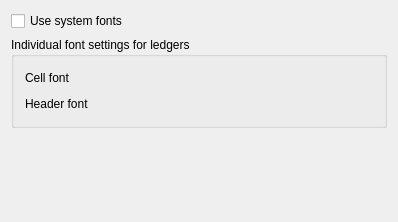
<?xml version="1.0" encoding="UTF-8"?>
<ui version="4.0">
 <class>KSettingsFonts</class>
 <widget class="QWidget" name="KSettingsFonts">
  <property name="geometry">
   <rect>
    <x>0</x>
    <y>0</y>
    <width>398</width>
    <height>222</height>
   </rect>
  </property>
  <property name="windowTitle">
   <string>Font settings</string>
  </property>
  <layout class="QVBoxLayout">
   <item>
    <widget class="QCheckBox" name="kcfg_useSystemFont">
     <property name="text">
      <string>Use system fonts</string>
     </property>
    </widget>
   </item>
   <item>
    <widget class="QGroupBox" name="m_individualFontsFrame">
     <property name="title">
      <string>Individual font settings for ledgers</string>
     </property>
     <layout class="QGridLayout">
      <item row="0" column="2">
       <widget class="KFontRequester" name="kcfg_listCellFont"/>
      </item>
      <item row="1" column="2">
       <widget class="KFontRequester" name="kcfg_listHeaderFont"/>
      </item>
      <item row="0" column="1">
       <spacer name="spacer2">
        <property name="orientation">
         <enum>Qt::Horizontal</enum>
        </property>
        <property name="sizeType">
         <enum>QSizePolicy::Expanding</enum>
        </property>
        <property name="sizeHint" stdset="0">
         <size>
          <width>110</width>
          <height>20</height>
         </size>
        </property>
       </spacer>
      </item>
      <item row="1" column="1">
       <spacer name="spacer3">
        <property name="orientation">
         <enum>Qt::Horizontal</enum>
        </property>
        <property name="sizeType">
         <enum>QSizePolicy::Expanding</enum>
        </property>
        <property name="sizeHint" stdset="0">
         <size>
          <width>100</width>
          <height>20</height>
         </size>
        </property>
       </spacer>
      </item>
      <item row="0" column="0">
       <widget class="QLabel" name="textLabel1">
        <property name="text">
         <string>Cell font</string>
        </property>
        <property name="wordWrap">
         <bool>false</bool>
        </property>
       </widget>
      </item>
      <item row="1" column="0">
       <widget class="QLabel" name="textLabel2">
        <property name="text">
         <string>Header font</string>
        </property>
        <property name="wordWrap">
         <bool>false</bool>
        </property>
       </widget>
      </item>
     </layout>
    </widget>
   </item>
   <item>
    <spacer name="spacer1">
     <property name="orientation">
      <enum>Qt::Vertical</enum>
     </property>
     <property name="sizeType">
      <enum>QSizePolicy::Expanding</enum>
     </property>
     <property name="sizeHint" stdset="0">
      <size>
       <width>20</width>
       <height>30</height>
      </size>
     </property>
    </spacer>
   </item>
  </layout>
 </widget>
 <layoutdefault spacing="6" margin="11"/>
 <customwidgets>
  <customwidget>
   <class>KFontRequester</class>
   <extends>QWidget</extends>
   <header>kfontrequester.h</header>
  </customwidget>
 </customwidgets>
 <resources/>
 <connections>
  <connection>
   <sender>kcfg_useSystemFont</sender>
   <signal>toggled(bool)</signal>
   <receiver>m_individualFontsFrame</receiver>
   <slot>setDisabled(bool)</slot>
   <hints>
    <hint type="sourcelabel">
     <x>20</x>
     <y>20</y>
    </hint>
    <hint type="destinationlabel">
     <x>20</x>
     <y>20</y>
    </hint>
   </hints>
  </connection>
 </connections>
</ui>
